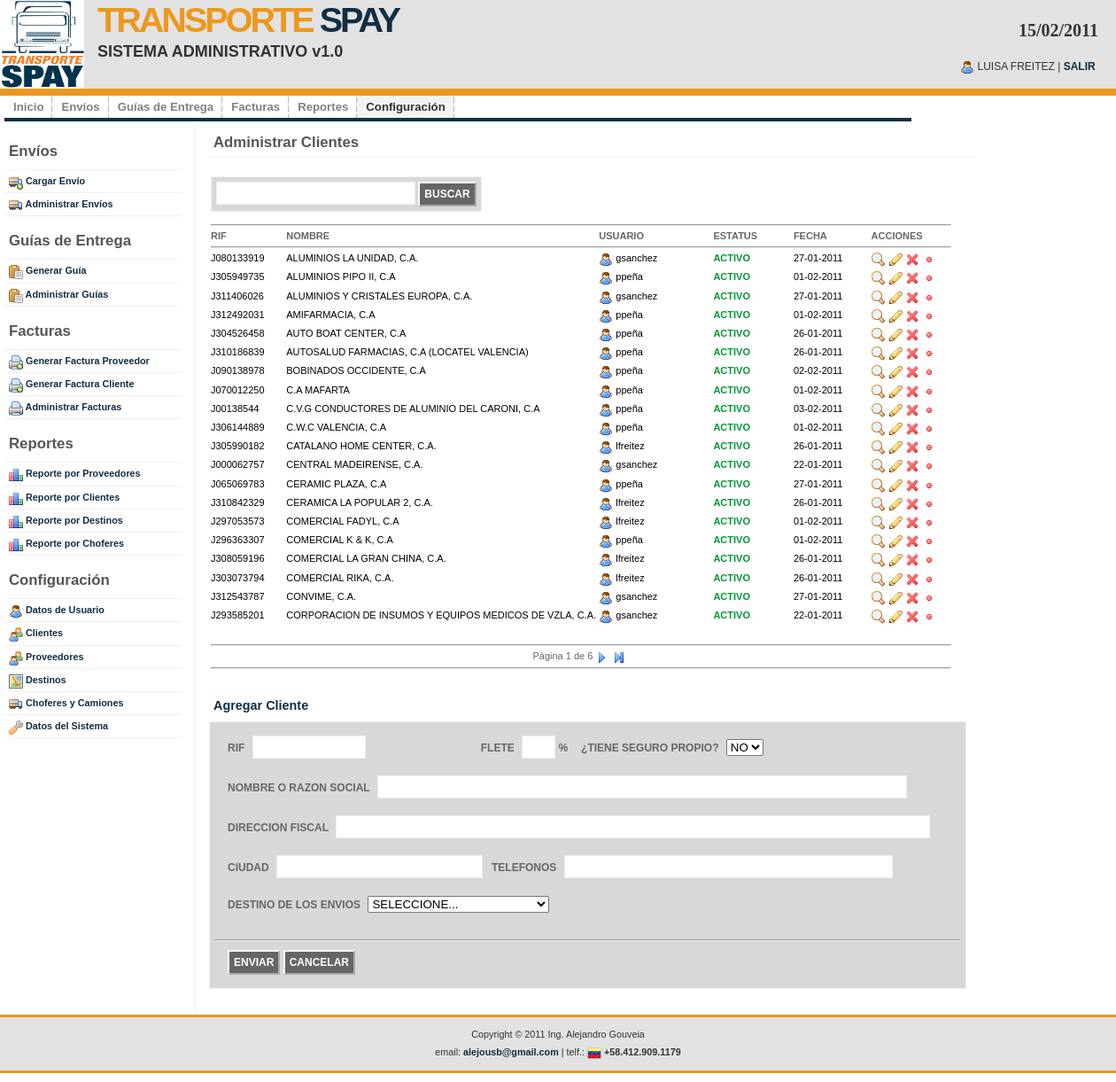
The app's page /adm_clientes.php (signed in) with its own data.
### tables this page shows
CREATE TABLE IF NOT EXISTS `ts_cliente` (
  `id` int(10) NOT NULL AUTO_INCREMENT,
  `rif` varchar(200) NOT NULL,
  `nombre` varchar(200) NOT NULL,
  `direccion` text,
  `ciudad` varchar(200) NOT NULL,
  `telefono` varchar(200) NOT NULL,
  `id_destino` int(10) NOT NULL,
  `flete` float DEFAULT NULL,
  `seguro` char(1) NOT NULL,
  `ind_activo` int(1) NOT NULL,
  `fecha_creacion` date NOT NULL,
  `fecha_modificacion` date DEFAULT NULL,
  `id_usuario` int(10) DEFAULT NULL,
  PRIMARY KEY (`id`)
);

CREATE TABLE IF NOT EXISTS `ts_usuario` (
  `id` int(10) NOT NULL AUTO_INCREMENT,
  `login` varchar(100) NOT NULL,
  `password` varchar(100) NOT NULL,
  `nombre` varchar(200) NOT NULL,
  `email` varchar(200) NOT NULL,
  `ind_activo` int(1) NOT NULL,
  `fecha_creacion` date NOT NULL,
  `fecha_modificacion` date DEFAULT NULL,
  `fecha_ultimo_login` date DEFAULT NULL,
  `id_usuario` int(10) DEFAULT NULL,
  PRIMARY KEY (`id`)
);

CREATE TABLE IF NOT EXISTS `ts_config` (
  `id` int(10) NOT NULL AUTO_INCREMENT,
  `parametro` varchar(200) NOT NULL,
  `codigo` int(10) NOT NULL,
  `valor` varchar(200) NOT NULL,
  `ind_activo` int(1) NOT NULL,
  `fecha_creacion` date NOT NULL,
  `fecha_modificacion` date DEFAULT NULL,
  `id_usuario` int(10) DEFAULT NULL,
  PRIMARY KEY (`id`)
);

### adm_clientes.php (the view, shortened to what this page needs)
<?php include("inc_conectarse.php"); ?>
<?php include("inc_functions.php"); ?>
<!DOCTYPE html PUBLIC "-//W3C//DTD XHTML 1.0 Strict//EN" "http://www.w3.org/TR/xhtml1/DTD/xhtml1-strict.dtd">
<html xmlns="http://www.w3.org/1999/xhtml" xml:lang="en" lang="en">
<?php include("inc_metadata.php"); ?>
<body>
<?php include("inc_header.php"); ?>
<div id="wrap">
	<?php include("inc_menu.php"); ?>
	<div id="content-wrap">
			<?php include("inc_sidebar.php"); ?>
	  		<div id="main">
				<h1>Administrar Clientes</h1>
                    <table>
            			<tr>
                    		<td colspan="6">
                    		<form name="frmEnvio" action="adm_clientes.php" method="post"
                    		 enctype="multipart/form-data" onSubmit="return validate_busqueda_form(this);">
                    		  	<?php if(isset($_POST["txtBusqueda"])) { ?>
                    		 	<input type="button" class="button" value="LIMPIAR BUSQUEDA"
                    		 	 onclick="javascript:document.location.href = 'adm_clientes.php';" />
                    		 	<?php } else { ?>
                    		 	<input name="txtBusqueda" type="text" size="24" />
                    		 	<input type="submit" class="button" value="BUSCAR" />
                    		 	<?php } ?>
                    		</form>
                    		</td>
                		</tr>
                	</table>
					<table style="padding-left:10px; font-size:11px" width="850px">
            			<tr>
                    		<td colspan="11"><hr></td>
                		</tr>
                		<tr>
                			<td width="90"><strong>RIF</strong></td>
                			<td width="430"><strong>NOMBRE</strong></td>
                			<td width="150"><strong>USUARIO</strong></td>
                			<td width="100"><strong>ESTATUS</strong></td>
                			<td width="100"><strong>FECHA</strong></td>
                            <td width="100"><strong>ACCIONES</strong></td>
                		</tr>
            			<tr>
                    		<td class="text" colspan="11"><hr></td>
                		</tr>
                		<?php
						$rowsPerPage = getRowsPerPage($link);
						$page = getPage();
						$offset = ($page - 1) * $rowsPerPage;
						$query = "SELECT c.*, u.login
						            FROM ts_cliente c, ts_usuario u
						           WHERE c.id_usuario = u.id
						             AND c.ind_activo < 2 ";
						$query .= " ORDER BY c.nombre ";
						$result = obtenerResultset($link,$query);
						$lastPage = ceil(numeroRegistros($result)/$rowsPerPage);
						$query .= "LIMIT $offset, $rowsPerPage";
						$result = obtenerResultset($link,$query);
						while ($row = obtenerRegistro($result)) {
							$inactiva = false;
 						?>
          				<tr style="color: #000">
                			<td <?php if($inactiva) {?> style="color:#999;" <?php } ?>>
								<?php echo $row->rif; ?>
                    		</td>
                			<td <?php if($inactiva) {?> style="color:#999;" <?php } ?>>
								<?php echo $row->nombre; ?>
                    		</td>
                    		<td <?php if($inactiva) {?> style="color:#999;" <?php } ?>>
								<img src="images/icons/user.png" align="texttop" border="0" /> <?php echo $row->login; ?>
                    		</td>
                    		<td>
								<?php
									if($inactiva) {
										echo "<span style='color:#F00; font-weight:bold;'>INACTIVO</span>";
									}
									else {
										echo "<span style='color:#093; font-weight:bold;'>ACTIVO</span>";
									}
								?>
                    		</td>
                    		<td align="left" <?php if($inactiva) {?> style="color:#999;" <?php } ?>>
								<?php echo date("d-m-Y", strtotime($row->fecha_modificacion)); ?>
                  			</td>
                            <td align="left">
                                <a href="adm_consultar_cliente.php?id=<?php echo $row->id; ?>" title="Consultar">
                                	<img src="images/icons/zoom.png" align="texttop" border="0" />
                           		</a>
                            	<a href="adm_clientes.php?action=Modificar&id=<?php echo $row->id; ?>" title="Modificar">
                                	<img align="texttop" src="images/icons/pencil.png" border="0" />
                               	</a>
                                <a href="adm_clientes.php?action=Eliminar&id=<?php echo $row->id; ?>" title="Eliminar">
                                	<img src="images/icons/cross.png" align="texttop" border="0"
                                     onclick="javascript:return confirm('Esta seguro que desea eliminar?');" />
                           		</a>
                               	<?php if($inactiva) { ?>
                            	<a href="adm_clientes.php?action=Activar&id=<?php echo $row->id; ?>" title="Activar">
                                	<img align="texttop" src="images/icons/bullet_green.png" border="0" />
                               	</a>
                               	<?php } else { ?>
                            	<a href="adm_clientes.php?action=Inactivar&id=<?php echo $row->id; ?>" title="Inactivar">
                                	<img align="texttop" src="images/icons/bullet_red.png" border="0" />
                               	</a>
                               	<?php } ?>
                            </td>
            			</tr>
						<?php } ?>
                        <tr>
                        	<td colspan="6">&nbsp;</td>
                        </tr>
            			<tr>
                    		<td class="text" colspan="11"><hr></td>
                		</tr>
                        <tr>
                        	<td colspan="11" align="center">
                            <?php printPaginationNavigation($page,$lastPage); ?>
                            </td>
                        </tr>
            			<tr>
                    		<td class="text" colspan="11"><hr></td>
                		</tr>
                        <tr>
                        	<td colspan="6">&nbsp;</td>
                        </tr>
          			</table>
				<?php if($_GET["action"]=="Modificar") { ?>
				<h3>Modificar Cliente</h3>
				<?php } else { ?>
				<h3>Agregar Cliente</h3>
				<?php } ?>
				<form name="frmSP" action="adm_clientes.php" method="post" enctype="multipart/form-data"
                 onSubmit="return validate_cliente_form(this);">
 					<p>
                    <strong style="padding-right:5px">RIF</strong>
					<input name="txtRIF" type="text" size="12" style="text-transform:uppercase"
                     value="<?php echo $cliente->rif; ?>" />
                    <strong style="padding-right:5px">FLETE</strong>
					<input name="txtFlete" type="text" size="1" style="text-transform:uppercase; text-align:right;"
                     value="<?php echo $cliente->flete; ?>" />
                     <strong style="padding-right:5px">%</strong>
                    <strong style="padding-right:5px">&iquest;TIENE SEGURO PROPIO?</strong>
                    <select name="cmbSeguro">
                    	<option value="N" selected>NO</option>
                    </select>
                    <br /><br />
                    <strong style="padding-right:5px">NOMBRE O RAZON SOCIAL</strong>
					<input name="txtNombre" type="text" size="70" style="text-transform:uppercase"
                     value="<?php echo $cliente->nombre; ?>" />
                    <br /><br />
                    <strong style="padding-right:5px">DIRECCION FISCAL</strong>
					<input name="txtDireccion" type="text" size="79" maxlength="120" style="text-transform:uppercase"
                     value="<?php echo $cliente->direccion; ?>" />
                    <br /><br />
                    <strong style="padding-right:5px">CIUDAD</strong>
					<input name="txtCiudad" type="text" size="25" style="text-transform:uppercase"
                     value="<?php echo $cliente->ciudad; ?>" />
                    <strong style="padding-right:5px">TELEFONOS</strong>
					<input name="txtTelefono" type="text" size="42" style="text-transform:uppercase"
                     value="<?php echo $cliente->telefono; ?>" />
                    <br /><br />
					<strong style="padding-right:5px">DESTINO DE LOS ENVIOS</strong>
                    <select name="cmbDestino">
                    <option value="">SELECCIONE...</option>
                    </select>
                    </p>
                    <br />
                    <hr />
                    <p>
                    <input class="button" value="ENVIAR" type="submit" />
                    <input class="button" value="CANCELAR" type="reset"  onClick="window.location='adm_clientes.php';" />
					</p>
				</form>
                <br />
	  		</div>
	</div>
</div>
<?php include("inc_footer.php"); ?>
</body>
</html>

### inc_functions.php (shortened to what this page needs)
<?php
	function getPage() {
		if(isset($_GET["page"])) {
			return $_GET["page"];
		}
		else {
			return 1;
		}
	}
	function getRowsPerPage($link) {
		$query = "SELECT valor FROM ts_config WHERE parametro='ROWS_PER_PAGE'";
		$result = mysql_query($query,$link);
		while ($row = mysql_fetch_object($result)) {
			return $row->valor;
		}
		return 0;
	}
	function printPaginationNavigation($page,$lastPage) {
		if($lastPage==0) {
			echo "P&aacute;gina ".$lastPage." de ".$lastPage."&nbsp;";
		}
		else {
			echo "P&aacute;gina ".$page." de ".$lastPage."&nbsp;";
		}
		if($page < $lastPage) {
			$string =  "<a href='".$_SERVER['PHP_SELF']."?page=".($page+1)."' title='Siguiente'>";
			$string .= "<img align='texttop' src='images/icons/resultset_next.png' border='0' />";
			$string .= "</a>&nbsp;";
			$string .=  "<a href='".$_SERVER['PHP_SELF']."?page=".$lastPage."' title='&Uacute;ltima P&aacute;gina'>";
			$string .= "<img align='texttop' src='images/icons/resultset_last.png' border='0' />";
			$string .= "</a>&nbsp;";
			echo $string;
		}
	}
	function obtenerResultset($link, $query) {
		return mysql_query($query,$link);
	}
	function obtenerRegistro($result) {
		return mysql_fetch_object($result);
	}
?>

### images/main.css (style rules this page uses)
* { margin: 0; padding: 0; outline: 0; }
body { margin: 0; padding: 0; font: 12px/160% 'Lucida Grande', 'Lucida Sans Unicode', Geneva, Verdana, Sans-Serif; color: #666666; text-align: center; }
a:link, a:visited { background: inherit; color: #132E42; text-decoration: none; }
h1, h2, h3 { font: bold 1em 'Lucida Grande', 'Lucida Sans Unicode', Geneva, Verdana, Sans-Serif; color: #555; }
h1 { font-size: 1.4em; }
h3 { font-size: 1.2em; font-weight: bold; color:#132E42; }
#main h1, #rightbar h1 { padding: 0px 0 5px 5px; margin: 0 0 10px 10px; border-bottom: 1px solid #f2f2f2; }
p, h1, h2, h3 { margin: 10px 15px; }
form { margin:10px; padding: 5px; border: 1px solid #f2f2f2; background-color: #D8D8D8; }
input { padding: 4px 5px; border:1px solid #eee; font-size: 14px; color:#000; }
input.button { margin: 0; font: bold 1em Arial, Sans-serif; border: 2px #FFF outset; background: #666; padding: 5px; color: #FFF; }
#wrap { margin: 0 auto; width: 1250px; text-align: left; background: #FFF; }
#content-wrap { clear:both; margin: 0; padding:0; width: 1250px; }
#main { float: left; margin-left: 15px; padding: 10px 0 0 5px; width: 70%; border-left: 1px solid #f2f2f2; }

### records on screen
ts_cliente: rif "J080133919", nombre "ALUMINIOS LA UNIDAD, C.A.", ts_usuario.login "gsanchez", fecha_modificacion "27-01-2011"
ts_cliente: rif "J305949735", nombre "ALUMINIOS PIPO II, C.A", ts_usuario.login "ppeña", fecha_modificacion "01-02-2011"
ts_cliente: rif "J311406026", nombre "ALUMINIOS Y CRISTALES EUROPA, C.A.", ts_usuario.login "gsanchez", fecha_modificacion "27-01-2011"
ts_cliente: rif "J312492031", nombre "AMIFARMACIA, C.A", ts_usuario.login "ppeña", fecha_modificacion "01-02-2011"
ts_cliente: rif "J304526458", nombre "AUTO BOAT CENTER, C.A", ts_usuario.login "ppeña", fecha_modificacion "26-01-2011"
ts_cliente: rif "J310186839", nombre "AUTOSALUD FARMACIAS, C.A (LOCATEL VALENCIA)", ts_usuario.login "ppeña", fecha_modificacion "26-01-2011"
ts_cliente: rif "J090138978", nombre "BOBINADOS OCCIDENTE, C.A", ts_usuario.login "ppeña", fecha_modificacion "02-02-2011"
ts_cliente: rif "J070012250", nombre "C.A MAFARTA", ts_usuario.login "ppeña", fecha_modificacion "01-02-2011"
ts_cliente: rif "J00138544", nombre "C.V.G CONDUCTORES DE ALUMINIO DEL CARONI, C.A", ts_usuario.login "ppeña", fecha_modificacion "03-02-2011"
ts_cliente: rif "J306144889", nombre "C.W.C VALENCIA, C.A", ts_usuario.login "ppeña", fecha_modificacion "01-02-2011"
ts_cliente: rif "J305990182", nombre "CATALANO HOME CENTER, C.A.", ts_usuario.login "lfreitez", fecha_modificacion "26-01-2011"
ts_cliente: rif "J000062757", nombre "CENTRAL MADEIRENSE, C.A.", ts_usuario.login "gsanchez", fecha_modificacion "22-01-2011"
ts_cliente: rif "J065069783", nombre "CERAMIC PLAZA, C.A", ts_usuario.login "ppeña", fecha_modificacion "27-01-2011"
ts_cliente: rif "J310842329", nombre "CERAMICA LA POPULAR 2, C.A.", ts_usuario.login "lfreitez", fecha_modificacion "26-01-2011"
ts_cliente: rif "J297053573", nombre "COMERCIAL FADYL, C.A", ts_usuario.login "lfreitez", fecha_modificacion "01-02-2011"
ts_cliente: rif "J296363307", nombre "COMERCIAL K & K, C.A", ts_usuario.login "ppeña", fecha_modificacion "01-02-2011"
ts_cliente: rif "J308059196", nombre "COMERCIAL LA GRAN CHINA, C.A.", ts_usuario.login "lfreitez", fecha_modificacion "26-01-2011"
ts_cliente: rif "J303073794", nombre "COMERCIAL RIKA, C.A.", ts_usuario.login "lfreitez", fecha_modificacion "26-01-2011"
ts_cliente: rif "J312543787", nombre "CONVIME, C.A.", ts_usuario.login "gsanchez", fecha_modificacion "27-01-2011"
ts_cliente: rif "J293585201", nombre "CORPORACION DE INSUMOS Y EQUIPOS MEDICOS DE VZLA, C.A.", ts_usuario.login "gsanchez", fecha_modificacion "22-01-2011"
ts_config: valor "6"

### other values on screen
$_SESSION["nombre"] "LUISA FREITEZ"
$page "1"
